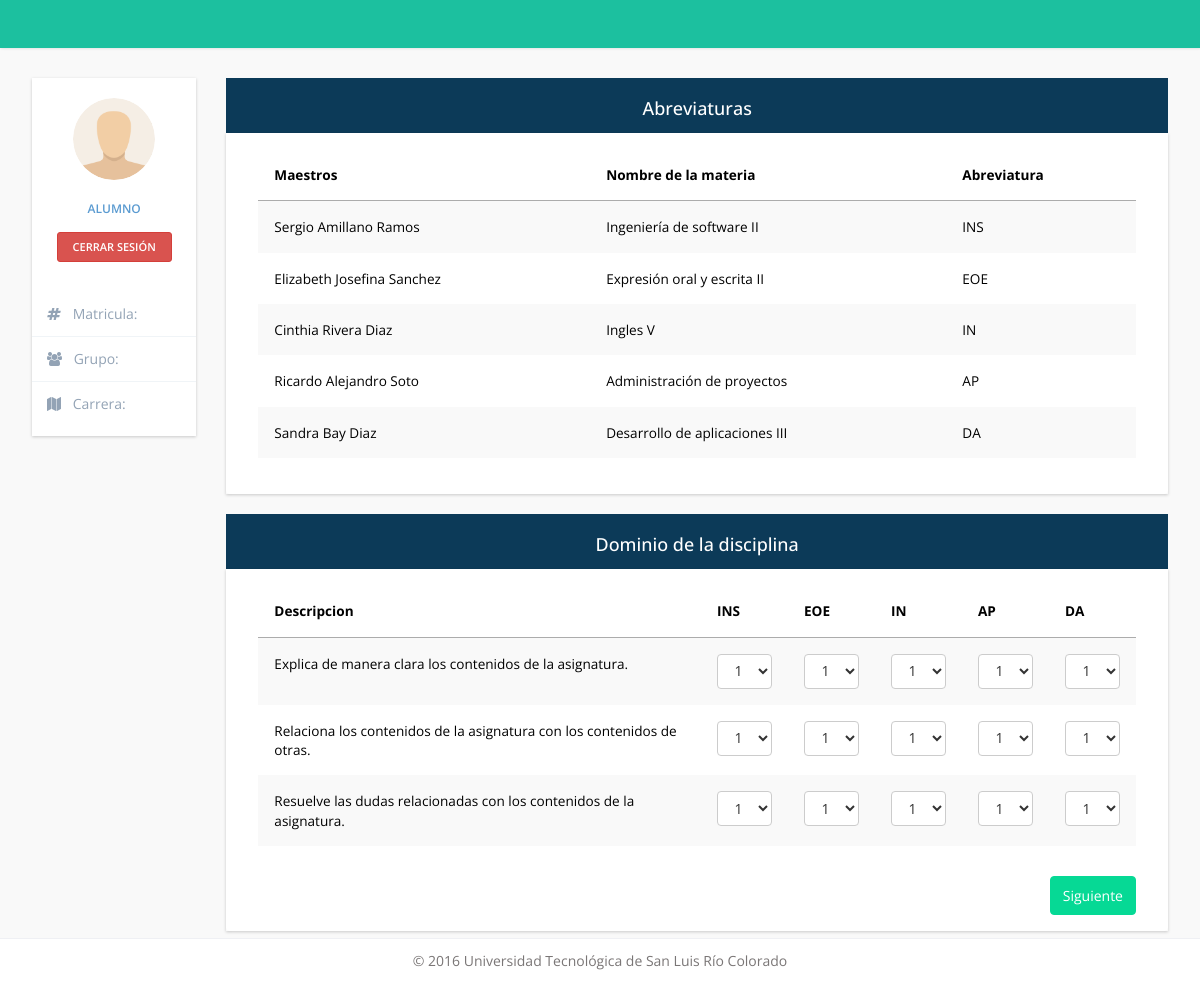
Page /Evaluacion/consultar on the committed database.
### main/models.py (models this page shows, shortened)
class Maestro(models.Model):
	Nombre = models.CharField(null=False, max_length=100)
	Materia = models.ManyToManyField('Materia')

class Materia(models.Model):
	Nombre = models.CharField(null=False, max_length=100)
	Abrev_materia = models.CharField("Abreviatura",null=True, max_length=10)
	Grupos = models.ManyToManyField(Grupo)
	Carrera = models.ForeignKey(Carrera,null=True)

class Seccion(models.Model):
	Descripcion = models.CharField("Descripción",null=False,max_length=100)
	Preguntas = models.ManyToManyField(Pregunta)
	fecha_creacion = models.DateTimeField(auto_now_add=True, null = True, blank=True)

class Pregunta(models.Model):
	Descripcion = models.CharField("Descripción",null=False,max_length=600)

### main/views.py (the view)
# urls.py: url(r'^Evaluacion/consultar$', views.CatalogoPreguntas, name='Evaluacion_consultar'),
def CatalogoPreguntas(request):
    periodo = models.Periodo.objects.filter(Realizado=False)
    cat = periodo[0].Catalagos.all()[0]
    seccion = cat.Secciones.all()[0]
    pregunta = seccion.Preguntas.all()
    materias =  models.Materia.objects.filter(Carrera=1)
    maestros = models.Maestro.objects.all()
    return render(request, 'sieda/Evaluacion/consultar.html', {'seccion' : seccion, 'preguntas' : pregunta, 'materias' : materias, 'maestros':maestros, 'NumSeccion' : 0})

### templates/sieda/Evaluacion/consultar.html (shortened to what this page needs)
{% extends 'base_sieda.html' %}
{% load staticfiles %}
{% load bootstrap3 %}
{% block body %}
<div class="col-md-10">
    <div class="panel panel-ut" data-widget="{&quot;draggable&quot;: &quot;false&quot;}" data-widget-static="">
  <div class="panel-heading text-center">
  <h4>Abreviaturas</h4>
  </div>
  <div class="panel-body no-padding" style="display: block;">
    <table class="table table-striped">
      <thead>
        <tr>
          <th>Maestros</th>
          <th>Nombre de la materia</th>
          <th> Abreviatura</th>
        </tr>
      </thead>
      <tbody>
        {% for maestro in maestros %}
          {%  for materia in maestro.Materia.all%}
            <tr>
              <td>{{maestro.Nombre}}</td>
              <td>{{materia.Nombre }} </td>
              <td>{{materia.Abrev_materia}}</td>
            </tr>
          {% empty %}
            <div class="alert alert-dismissible alert-warning">
              <button type="button" class="close" data-dismiss="alert">×</button>
              <h4>Parece que no estas registrado</h4>
              <p>Por favor avisa que te den de alta :)</p>
            </div>
          {% endfor %}
        {% endfor %}
      </tbody>
    </table>
  </div>
</div>
<div class="panel panel-ut" data-widget="{&quot;draggable&quot;: &quot;false&quot;}" data-widget-static="">
    <div class="panel-heading text-center">
       <H4>  {{seccion.Descripcion}}</H4>
    </div>
    <div class="panel-body no-padding" style="display: block;">
<form action="{% url 'main:Guardar_evaluacion' id=NumSeccion %}" method="post">
     <table class="table table-striped">
        <thead >
        <tr>
            <th>Descripcion</th>
            {% for mat in materias %}
            <th> {{mat.Abrev_materia}}</th>
            {% endfor %}
        </tr>
        </thead>
        <tbody>
            {% for pre in preguntas %}
                <tr>
                    <td>{{ pre.Descripcion }} </td>
                    {% for mat in materias %}
                    <td>
                        <select name="{{pre.id}}{{mat.id}}" class="btn btn-default">
                          <option value=1>1</option>
                        </select>
                    </td>
                    {% endfor %}
                </tr>
            {% endfor %}
        </tbody>
</table>
<br>
    <button style="margin-top: -13px" class="btn btn-warning warning_22 pull-right" type="submit" value='{{NumSeccion}}'>Siguiente</button>
    </form>
    </div>
</div>
</div>
{% endblock %}

### static/css/Profile.css (style rules this page uses)
body { background: #F1F3FA; }

### rows in the picture
Maestro: Nombre "Sergio Amillano Ramos"
Materia: Nombre "Ingeniería de software II", Abrev_materia "INS", id "1"
Maestro: Nombre "Elizabeth Josefina Sanchez"
Materia: Nombre "Expresión oral y escrita II", Abrev_materia "EOE", id "1"
Maestro: Nombre "Cinthia Rivera Diaz"
Materia: Nombre "Ingles V", Abrev_materia "IN", id "1"
Maestro: Nombre "Ricardo Alejandro Soto"
Materia: Nombre "Administración de proyectos", Abrev_materia "AP", id "1"
Maestro: Nombre "Sandra Bay Diaz"
Materia: Nombre "Desarrollo de aplicaciones III", Abrev_materia "DA", id "1"
Seccion: Descripcion "Dominio de la disciplina"
Pregunta: Descripcion "Explica de manera clara los contenidos de la asignatura."
Pregunta: Descripcion "Relaciona los contenidos de la asignatura con los contenidos de otras."
Pregunta: Descripcion "Resuelve las dudas relacionadas con los contenidos de la asignatura."
